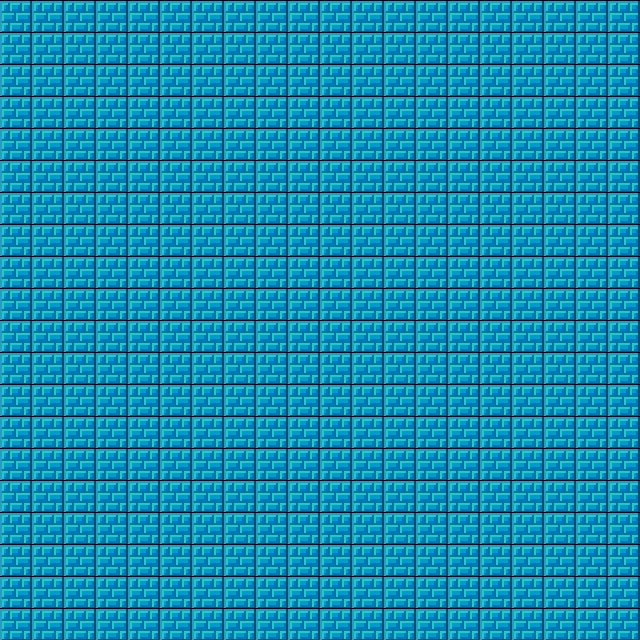

A 2D game scene composited from a Tiled map and its tileset images. What follows is a short description and the map's XML, with each tile layer's data collapsed to a summary:
An orthogonal 20x20 tile map with 32x32 px tiles, 1 tile layer (Слой тайлов 1).

<map version="1.0" orientation="orthogonal" width="20" height="20" tilewidth="32" tileheight="32">
 <tileset firstgid="1" name="tileset" tilewidth="32" tileheight="32">
  <image source="tileset.png" width="256" height="256" />
 </tileset>
 <layer name="Слой тайлов 1" width="20" height="20">
  <data>[400 cells, 400 non-empty, 1 distinct tile ids]</data>
 </layer>
</map>
